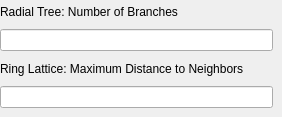
          <widget class="QWidget" name="page_15">
           <widget class="QWidget" name="layoutWidget_21">
            <property name="geometry">
             <rect>
              <x>0</x>
              <y>0</y>
              <width>273</width>
              <height>108</height>
             </rect>
            </property>
            <layout class="QVBoxLayout" name="verticalLayout_5">
             <item>
              <widget class="QLabel" name="label_44">
               <property name="text">
                <string>Radial Tree: Number of Branches</string>
               </property>
               <property name="alignment">
                <set>Qt::AlignLeading|Qt::AlignLeft|Qt::AlignVCenter</set>
               </property>
              </widget>
             </item>
             <item>
              <widget class="QLineEdit" name="nBranches_Input"/>
             </item>
             <item>
              <widget class="QLabel" name="label_45">
               <property name="text">
                <string>Ring Lattice: Maximum Distance to Neighbors</string>
               </property>
               <property name="alignment">
                <set>Qt::AlignLeading|Qt::AlignLeft|Qt::AlignVCenter</set>
               </property>
              </widget>
             </item>
             <item>
              <widget class="QLineEdit" name="Neighbor_Distance_Input"/>
             </item>
            </layout>
           </widget>
          </widget>
